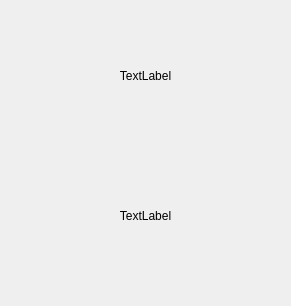
<?xml version="1.0" encoding="UTF-8"?>
<ui version="4.0">
 <class>Host</class>
 <widget class="QWidget" name="Host">
  <property name="geometry">
   <rect>
    <x>0</x>
    <y>0</y>
    <width>291</width>
    <height>306</height>
   </rect>
  </property>
  <property name="windowTitle">
   <string>Server</string>
  </property>
  <widget class="QLabel" name="label">
   <property name="geometry">
    <rect>
     <x>0</x>
     <y>20</y>
     <width>291</width>
     <height>111</height>
    </rect>
   </property>
   <property name="text">
    <string>TextLabel</string>
   </property>
   <property name="alignment">
    <set>Qt::AlignCenter</set>
   </property>
  </widget>
  <widget class="QLabel" name="labelForData">
   <property name="geometry">
    <rect>
     <x>0</x>
     <y>160</y>
     <width>291</width>
     <height>111</height>
    </rect>
   </property>
   <property name="text">
    <string>TextLabel</string>
   </property>
   <property name="alignment">
    <set>Qt::AlignCenter</set>
   </property>
  </widget>
 </widget>
 <layoutdefault spacing="6" margin="11"/>
 <resources/>
 <connections/>
</ui>
